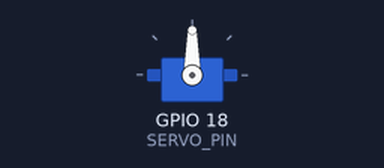
This program was run on a simulated Raspberry Pi (BCM pin numbers). On the bench: servo. Servo angles are drawn from the pulse width (0.5 ms = 0°, 2.5 ms = 180°).

Above: at 0.05 s.
At 1.5 s:
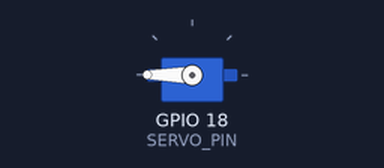
At 3.0 s:
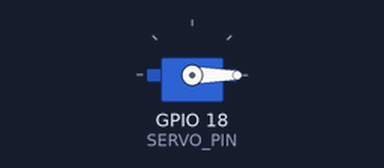
Timing chart, 0 to 6.9 s (numbered marks = the images above):
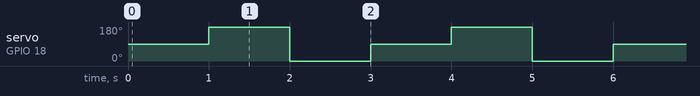

Measured:
- by itself, servo on GPIO 18 (SERVO_PIN): repeats every 3.0 s: 0° 1.0 s, 90° 1.0 s, 180° 1.0 s

The program:

PWM_Servo.py
```python
import RPi.GPIO as GPIO
import time

SERVO_PIN = 18

GPIO.setwarnings(False)

GPIO.setmode(GPIO.BCM)

GPIO.setup(SERVO_PIN, GPIO.OUT)

servo = GPIO.PWM(SERVO_PIN, 50)

servo.start(0)

try:
    while True:
        servo.ChangeDutyCycle(7.5)
        time.sleep(1)
        servo.ChangeDutyCycle(12.5)
        time.sleep(1)
        servo.ChangeDutyCycle(2.5)
        time.sleep(1)

except KeyboardInterrupt:
    servo.stop()
    GPIO.cleanup()      
```
